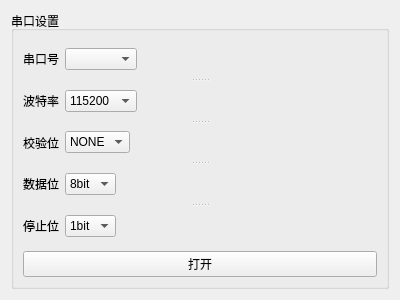
<?xml version="1.0" encoding="UTF-8"?>
<ui version="4.0">
 <class>portSettingForm</class>
 <widget class="QWidget" name="portSettingForm">
  <property name="geometry">
   <rect>
    <x>0</x>
    <y>0</y>
    <width>400</width>
    <height>300</height>
   </rect>
  </property>
  <property name="windowTitle">
   <string>Form</string>
  </property>
  <layout class="QVBoxLayout" name="verticalLayout_2">
   <item>
    <widget class="QGroupBox" name="groupBox">
     <property name="minimumSize">
      <size>
       <width>220</width>
       <height>180</height>
      </size>
     </property>
     <property name="font">
      <font>
       <pointsize>9</pointsize>
      </font>
     </property>
     <property name="title">
      <string>串口设置</string>
     </property>
     <layout class="QVBoxLayout" name="verticalLayout">
      <item>
       <widget class="QSplitter" name="splitter">
        <property name="minimumSize">
         <size>
          <width>0</width>
          <height>0</height>
         </size>
        </property>
        <property name="orientation">
         <enum>Qt::Vertical</enum>
        </property>
        <widget class="QWidget" name="layoutWidget">
         <layout class="QHBoxLayout" name="horizontalLayout">
          <item>
           <widget class="QLabel" name="label">
            <property name="text">
             <string>串口号</string>
            </property>
           </widget>
          </item>
          <item>
           <widget class="QComboBox" name="comboBox">
            <property name="minimumSize">
             <size>
              <width>0</width>
              <height>0</height>
             </size>
            </property>
            <property name="toolTip">
             <string>连接的串口</string>
            </property>
            <property name="toolTipDuration">
             <number>1000</number>
            </property>
           </widget>
          </item>
          <item>
           <spacer name="horizontalSpacer">
            <property name="orientation">
             <enum>Qt::Horizontal</enum>
            </property>
            <property name="sizeHint" stdset="0">
             <size>
              <width>40</width>
              <height>20</height>
             </size>
            </property>
           </spacer>
          </item>
         </layout>
        </widget>
        <widget class="QWidget" name="layoutWidget">
         <layout class="QHBoxLayout" name="horizontalLayout_2">
          <item>
           <widget class="QLabel" name="label_2">
            <property name="text">
             <string>波特率</string>
            </property>
           </widget>
          </item>
          <item>
           <widget class="QComboBox" name="comboBox_2">
            <property name="minimumSize">
             <size>
              <width>0</width>
              <height>0</height>
             </size>
            </property>
            <property name="toolTip">
             <string>波特率</string>
            </property>
            <property name="toolTipDuration">
             <number>1000</number>
            </property>
            <item>
             <property name="text">
              <string>115200</string>
             </property>
            </item>
           </widget>
          </item>
          <item>
           <spacer name="horizontalSpacer_2">
            <property name="orientation">
             <enum>Qt::Horizontal</enum>
            </property>
            <property name="sizeHint" stdset="0">
             <size>
              <width>40</width>
              <height>20</height>
             </size>
            </property>
           </spacer>
          </item>
         </layout>
        </widget>
        <widget class="QWidget" name="layoutWidget_2">
         <layout class="QHBoxLayout" name="horizontalLayout_3">
          <item>
           <widget class="QLabel" name="label_3">
            <property name="text">
             <string>校验位</string>
            </property>
           </widget>
          </item>
          <item>
           <widget class="QComboBox" name="comboBox_3">
            <property name="minimumSize">
             <size>
              <width>0</width>
              <height>0</height>
             </size>
            </property>
            <property name="toolTip">
             <string>校验位</string>
            </property>
            <property name="toolTipDuration">
             <number>1000</number>
            </property>
            <item>
             <property name="text">
              <string>NONE</string>
             </property>
            </item>
           </widget>
          </item>
          <item>
           <spacer name="horizontalSpacer_3">
            <property name="orientation">
             <enum>Qt::Horizontal</enum>
            </property>
            <property name="sizeHint" stdset="0">
             <size>
              <width>40</width>
              <height>20</height>
             </size>
            </property>
           </spacer>
          </item>
         </layout>
        </widget>
        <widget class="QWidget" name="layoutWidget_3">
         <layout class="QHBoxLayout" name="horizontalLayout_4">
          <item>
           <widget class="QLabel" name="label_4">
            <property name="text">
             <string>数据位</string>
            </property>
           </widget>
          </item>
          <item>
           <widget class="QComboBox" name="comboBox_4">
            <property name="minimumSize">
             <size>
              <width>0</width>
              <height>0</height>
             </size>
            </property>
            <property name="toolTip">
             <string>数据位</string>
            </property>
            <property name="toolTipDuration">
             <number>1000</number>
            </property>
            <item>
             <property name="text">
              <string>8bit</string>
             </property>
            </item>
           </widget>
          </item>
          <item>
           <spacer name="horizontalSpacer_4">
            <property name="orientation">
             <enum>Qt::Horizontal</enum>
            </property>
            <property name="sizeHint" stdset="0">
             <size>
              <width>40</width>
              <height>20</height>
             </size>
            </property>
           </spacer>
          </item>
         </layout>
        </widget>
        <widget class="QWidget" name="layoutWidget_4">
         <layout class="QHBoxLayout" name="horizontalLayout_5">
          <item>
           <widget class="QLabel" name="label_5">
            <property name="text">
             <string>停止位</string>
            </property>
           </widget>
          </item>
          <item>
           <widget class="QComboBox" name="comboBox_5">
            <property name="minimumSize">
             <size>
              <width>0</width>
              <height>0</height>
             </size>
            </property>
            <property name="toolTip">
             <string>停止位</string>
            </property>
            <property name="toolTipDuration">
             <number>1000</number>
            </property>
            <item>
             <property name="text">
              <string>1bit</string>
             </property>
            </item>
           </widget>
          </item>
          <item>
           <spacer name="horizontalSpacer_5">
            <property name="orientation">
             <enum>Qt::Horizontal</enum>
            </property>
            <property name="sizeHint" stdset="0">
             <size>
              <width>40</width>
              <height>20</height>
             </size>
            </property>
           </spacer>
          </item>
         </layout>
        </widget>
       </widget>
      </item>
      <item>
       <widget class="QPushButton" name="openButton">
        <property name="cursor">
         <cursorShape>PointingHandCursor</cursorShape>
        </property>
        <property name="toolTip">
         <string>串口打开</string>
        </property>
        <property name="toolTipDuration">
         <number>1000</number>
        </property>
        <property name="text">
         <string>打开</string>
        </property>
        <property name="icon">
         <iconset resource="pic.qrc">
          <normaloff>:/png/open.png</normaloff>:/png/open.png</iconset>
        </property>
        <property name="iconSize">
         <size>
          <width>22</width>
          <height>22</height>
         </size>
        </property>
       </widget>
      </item>
     </layout>
    </widget>
   </item>
  </layout>
 </widget>
 <resources>
  <include location="pic.qrc"/>
 </resources>
 <connections/>
</ui>
